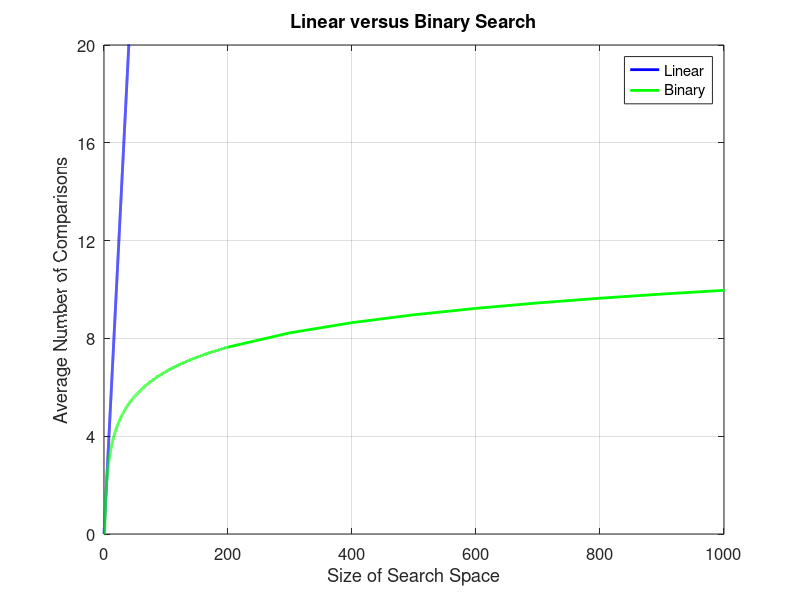

Write MATLAB code to recreate this figure.
% compare linear and binary searches
n = [.01:0.01:200 300:100:1000000];
linear = n / 2;
binary = log2(n);

hold off
plot(n, linear, 'b', 'Linewidth', 2)
hold on
plot(n, binary, 'g', 'Linewidth', 2)
legend('Linear', 'Binary')

axis([0 1000 0 20])

xlabel('Size of Search Space', 'Fontsize', 14)
ylabel('Average Number of Comparisons', 'Fontsize', 14)
title('Linear versus Binary Search', 'Fontsize', 20)
set(gca, 'Fontsize', 12)

set(gca, 'XTick', 0:200:1000)
set(gca, 'YTick', 0:4:20)

grid on